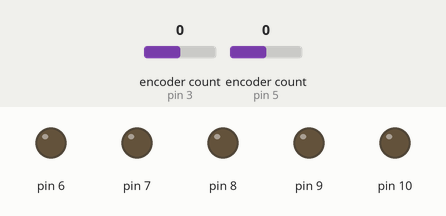
Simulated run of this sketch. Board: Arduino Uno, built with avr-gcc and run on an emulated ATmega328P. Parts: output pins drawn as LEDs (lit = HIGH). The inputs (shaded band) are chosen by the test bench; at power-on: encoder count (sensors on pin 3, pin 5) 0. What the sketch prints to the serial monitor is not drawn.

Above: at 0.1 s.
At 1.1 s:
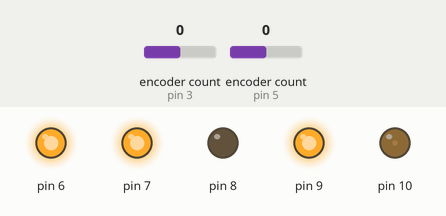
Timing chart, 0 to 41.0 s (numbered marks = the images above):
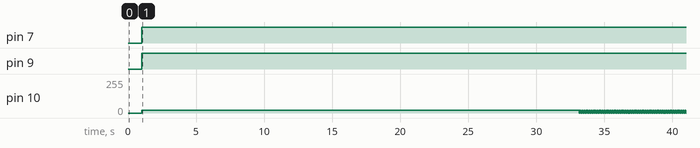

Measured:
- by itself, pin 7, pin 9: LOW → HIGH at 1.0 s
- by itself, pin 10: repeats every 0.14 s: 0/255 0.07 s, 20/255 0.07 s

The sketch:

pwm_speed_conversion_test.ino
```cpp
/*
    Test for motors. Runs left wheel, then right wheel,
    then both wheels.
*/

#include <vector>
#include <config.h>
#include <Encoder.h>

#define FORWARD 1
#define BACKWARD 0
#define STOP -1

struct motor {
    String name;
    int powerPin;
    int directionPin;
} leftMotor, rightMotor;

void move(std::vector<motor> motors, int direction);
void wait(int ms);

Encoder encoderLeft(pins::encoderL1, pins::encoderL2);
Encoder encoderRight(pins::encoderR1, pins::encoderR2);

// Constants for test
const int speed = 20;
int flag = 0;

void setup() {
    Serial.begin(9600);
    delay(1000);

    // quiet the buzzer
    pinMode(pins::buzzer, OUTPUT);
    digitalWrite(pins::buzzer, LOW);

    leftMotor.name = "Left";
    leftMotor.powerPin = pins::motorPowerL;
    leftMotor.directionPin = pins::motorDirectionL;
    rightMotor.name = "Right";
    rightMotor.powerPin = pins::motorPowerR;
    rightMotor.directionPin = pins::motorDirectionR;

    pinMode(pins::motorPowerL, OUTPUT);
    pinMode(pins::motorDirectionL, OUTPUT);
    pinMode(pins::motorPowerR, OUTPUT);
    pinMode(pins::motorDirectionR, OUTPUT);
    pinMode(pins::motorMode, OUTPUT);
    digitalWrite(pins::motorMode, HIGH);

    Serial.println("Motors initialized.");
}

void loop() {
    if (flag == 0) {
        // get the motor started up
        move({rightMotor, leftMotor}, FORWARD, 100);
        // start reading encoders
        encoderLeft.write(0);
        encoderRight.write(0);
        move({rightMotor, leftMotor}, FORWARD, 1000);
        Serial.println(encoderLeft.read());
        Serial.println(encoderRight.read());
        move({rightMotor, leftMotor}, STOP, 0);
    }
}

void move(std::vector<motor> motors, int direction, int time) {
    for (unsigned int i = 0; i < motors.size(); i++) {
        if (direction == STOP) {
            analogWrite(motors[i].powerPin, 0);
        }
        else {
            Serial.print(motors[i].name);
            Serial.print(" motor moving ");
            String stringDirection = direction ? "forwards" : "backwards";
            Serial.print(stringDirection);
            Serial.println("...");

            analogWrite(motors[i].powerPin, speed);
            digitalWrite(motors[i].directionPin, direction);
        }
    }
    wait(time);
}

// wait for milliseconds
void wait(int ms)
{
  int t = millis();
  while (millis() - t < ms){}
}
```
